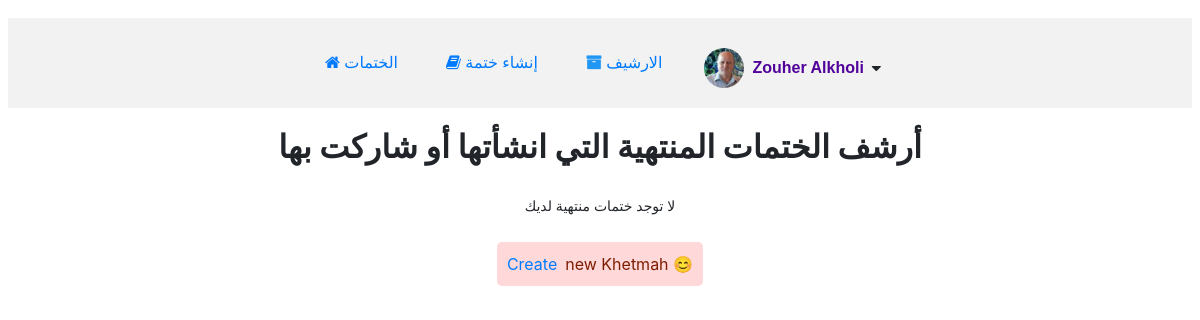
Page /get_archives/ (signed in) on the committed database.
### khetmah/models.py (models this page shows, shortened)
class User(AbstractUser):
    profile_picture = models.ImageField(
        upload_to='khetmah/images/profile_pictures/',
        blank=True,
        null=True,
        default="khetmah/images/profile_pictures/default.png"
    )
    def __str__(self):
        return f" {self.first_name} {self.last_name}"
    @property
    def profile_picture_url(self):
        if self.profile_picture:
            return self.profile_picture.url
        return "/media/khetmah/images/profile_pictures/default.png"

### khetmah/views.py (the view)
# urls.py: path("get_archives/", views.get_archives, name="get_archives"),
@login_required
def get_archives(request):
    all_unactive_khetmahs = Khetmah.objects.filter(
        status__in=['completed']
    ).filter(
        Q(creator=request.user) |
        Q(parts__selected_by=request.user)
    ).distinct().order_by('-created_at')
    user_parts_data = list(
        Juza.objects.filter(
            selected_by=request.user
        ).values('juz_number', 'status')
    )
    user_All_parts_json = json.dumps(
        user_parts_data,
        ensure_ascii=False
    )
    return render(request, 'khetmah/archives.html', {
        'all_unactive_khetmahs': all_unactive_khetmahs,
        'user_All_parts_json': user_All_parts_json,
    })

### khetmah/templates/khetmah/archives.html (shortened to what this page needs)
{% extends "khetmah/layout.html" %}
{% block content %}
{% load static %}
  <h2>أرشف الختمات المنتهية التي انشأتها أو شاركت بها</h2>
    {% for kh in all_unactive_khetmahs %}
      <li>
        <a href="{% url 'khetmah_detail' khetmah_id=kh.id %}">
        <div class="alert alert-success" style="color: rgb(82, 81, 81)"> {{ kh.created_at }} تاريخ </div>
        <div class="form-control rtl"><strong>منشأ الختمة : {{ kh.creator }}</strong><img src="{{ kh.creator.profile_picture.url }}" style="width: 30px; height: 30px; border-radius: 50%; margin-left: 10px;"></div>
        <div class="form-control"><strong>سبب الختمة : {{ kh.get_reason_display }}</strong></div>
        <div class="form-control rtl">اسم المتوفي : {{ kh.deceased_name }} </div>
        <div class="form-control rtl">تاريخ الوفاة : {{ kh.death_date }} </div>
        <div class="form-control rtl">الحالة : {{ kh.get_status_display }} </div>
        </a>
      </li>
    {% empty %}
    <br>
      <p>لا توجد ختمات منتهية لديك</p>
      {% if user.is_authenticated %}
      <div class="error" id="shadow-1"><a href="{% url 'create_khetmah' %}">Create</a> new Khetmah &#128522;</div>
      {% else %}
       <div class="error" id="shadow-1"><a href="{% url 'login' %}">Log In</a> / <a href="{% url 'register' %}">Register </a>to create the first Khetmah &#128522;</div>
      {% endif %}
    {% endfor %}
{% endblock %}

### khetmah/templates/khetmah/layout.html (shortened to what this page needs)
{% load static %}
<!DOCTYPE html>
<html lang="en">
<head>
    <link rel="stylesheet" href="https://cdn.jsdelivr.net/npm/bootstrap@4.6.2/dist/css/bootstrap.min.css">
    <link rel="stylesheet" href="https://cdnjs.cloudflare.com/ajax/libs/font-awesome/4.7.0/css/font-awesome.min.css">
    <link rel="stylesheet" href="{% static 'khetmah/css/styles.css' %}">
</head>
<body>
    <header>
    <div class="container" id="f-18">
  <ul class="nav">
    <li class="nav-item">
       <a class="nav-link" href="{% url 'index' %}"> <i class="fa fa-home" title="Home"></i> الختمات</a>
    </li>
      {% if user.is_authenticated %}
     <li>
          <a class="nav-link" href="{% url 'create_khetmah' %}"><i class="fa fa-book" title="book"></i> إنشاء ختمة</a>
     </li>
     <li class="nav-item">
        <a class="nav-link" href="{% url 'get_archives' %}"><i class="fa fa-archive" aria-hidden="true"></i> الارشيف</a>
     </li>
     <li class="nav-item user-menu-wrapper">
        <div id="user-menu-toggle" class="user-menu-toggle">
            <img src="{{ user.profile_picture_url }}"alt="{{ user.username }}"class="user-avatar">
            <b id="currentUser" style="color:rgb(81, 2, 154)">{{ user }}</b><i class="fa fa-caret-down"></i>
        </div>
    </li>
      {% endif %}
      </ul>
</div>
</header>
        {% block content %}{% endblock %}
</body>
</html>

### khetmah/static/khetmah/css/styles.css (style rules this page uses)
* { margin:0px; padding:0px; box-sizing: border-box; }
body { display: flex; flex-direction: column; position: relative; justify-content: center; align-content: center; text-align: center; align-items: center; margin:10px; padding: 8px; font-family: 'Franklin Gothic Medium', 'Arial Narrow', Arial, sans-serif,'Segoe UI', Tahoma, Verdana,; font-size: 14px; margin-left: auto; margin-right: auto; }
header { background-color: #f2f2f2; padding: 10px; margin-bottom: 20px; gap: 10px; width: 100%; }
a { text-decoration: none; cursor: pointer; }
.container { display: flex; flex-direction:column; align-items: center; text-align: center; font-family: Arial; font-size: 13px; margin: 10px auto 0 auto; padding: 5px; list-style: none; gap:0.5em; width: 100%; height: 100%; }
.fa-archive { color: rgb(33, 150, 243); }
ul { gap:1em; font-size: 16px; }
h2, h5, label { font-weight: bold; }
.error { display: flex; justify-content: center; width: auto; margin:10px auto 10px auto; padding: 10px; font-size: medium; color:rgb(125, 29, 0); background-color: rgb(255, 217, 217); border-radius: 5px; gap: 0.5em; }
.user-menu-wrapper { position: relative; display: flex; align-items: center; }
.user-menu-toggle { display: flex; align-items: center; gap: 8px; cursor: pointer; padding: 5px 10px; border-radius: 10px; transition: 0.2s; }
.user-avatar { width: 40px; height: 40px; border-radius: 50%; object-fit: cover; }

### rows in the picture
User: profile_picture_url (picture), first_name+last_name "Zouher Alkholi"
